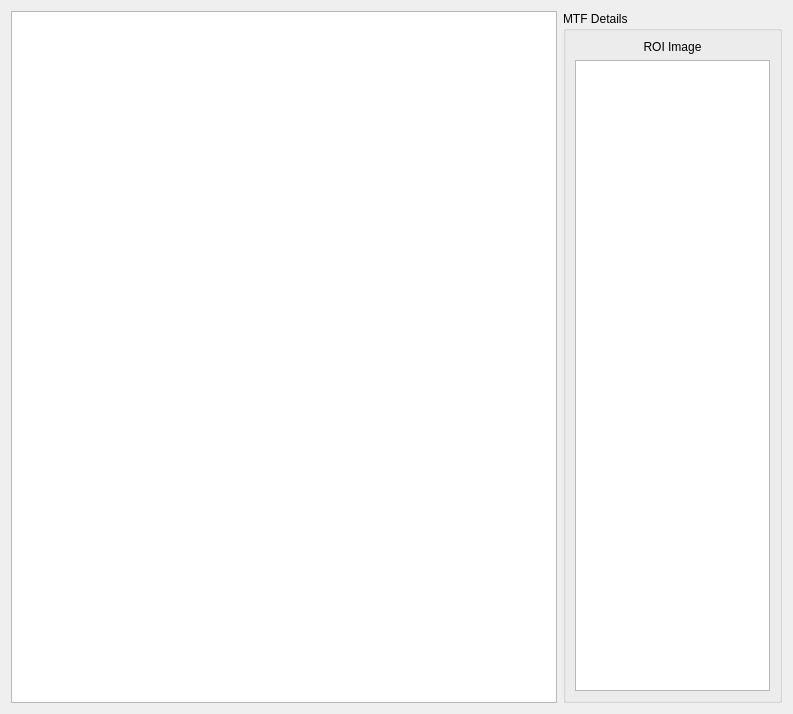
<?xml version="1.0" encoding="UTF-8"?>
<ui version="4.0">
 <class>singleMTFCurve</class>
 <widget class="QWidget" name="singleMTFCurve">
  <property name="geometry">
   <rect>
    <x>0</x>
    <y>0</y>
    <width>793</width>
    <height>714</height>
   </rect>
  </property>
  <property name="windowTitle">
   <string>Form</string>
  </property>
  <layout class="QHBoxLayout" name="horizontalLayout" stretch="10,4">
   <item>
    <widget class="MTFProfilerLineChart" name="chartView"/>
   </item>
   <item>
    <widget class="QGroupBox" name="groupBox">
     <property name="title">
      <string>MTF Details</string>
     </property>
     <layout class="QVBoxLayout" name="verticalLayout">
      <item>
       <widget class="QLabel" name="roi">
        <property name="text">
         <string>ROI Image</string>
        </property>
        <property name="alignment">
         <set>Qt::AlignCenter</set>
        </property>
       </widget>
      </item>
      <item>
       <widget class="QTableWidget" name="table">
        <attribute name="horizontalHeaderCascadingSectionResizes">
         <bool>false</bool>
        </attribute>
        <attribute name="horizontalHeaderShowSortIndicator" stdset="0">
         <bool>false</bool>
        </attribute>
        <attribute name="horizontalHeaderStretchLastSection">
         <bool>true</bool>
        </attribute>
        <attribute name="verticalHeaderStretchLastSection">
         <bool>true</bool>
        </attribute>
       </widget>
      </item>
     </layout>
    </widget>
   </item>
  </layout>
 </widget>
 <customwidgets>
  <customwidget>
   <class>MTFProfilerLineChart</class>
   <extends>QGraphicsView</extends>
   <header>ProfilerChartView.h</header>
  </customwidget>
 </customwidgets>
 <resources/>
 <connections/>
</ui>
